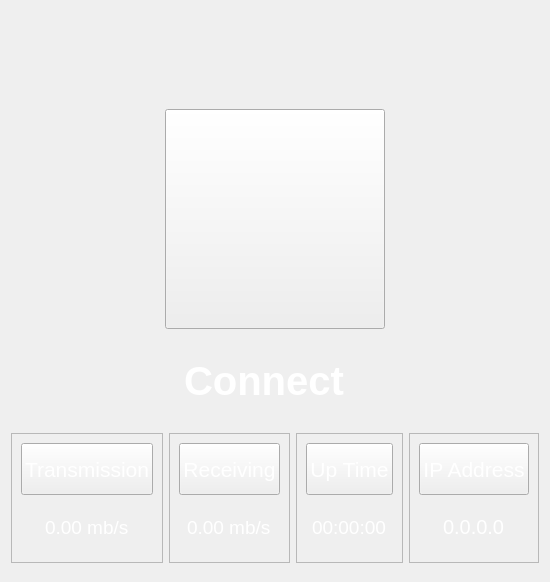
         <widget class="QWidget" name="dashboardPage">
          <property name="minimumSize">
           <size>
            <width>0</width>
            <height>582</height>
           </size>
          </property>
          <property name="maximumSize">
           <size>
            <width>16777215</width>
            <height>16777215</height>
           </size>
          </property>
          <property name="styleSheet">
           <string notr="true">color: #ffffff;
</string>
          </property>
          <layout class="QVBoxLayout" name="verticalLayout">
           <item>
            <layout class="QHBoxLayout" name="logoLayout">
             <item>
              <widget class="QLabel" name="quantumLogoDashboard">
               <property name="maximumSize">
                <size>
                 <width>90</width>
                 <height>90</height>
                </size>
               </property>
               <property name="styleSheet">
                <string notr="true">background-color: transparent;
border: 2px solid transparent;
outline: none;
</string>
               </property>
               <property name="text">
                <string/>
               </property>
               <property name="pixmap">
                <pixmap resource="resources.qrc">:/logos/images/qaig_logo.png</pixmap>
               </property>
               <property name="scaledContents">
                <bool>true</bool>
               </property>
              </widget>
             </item>
             <item>
              <spacer name="horizontalSpacer_2">
               <property name="orientation">
                <enum>Qt::Horizontal</enum>
               </property>
               <property name="sizeType">
                <enum>QSizePolicy::MinimumExpanding</enum>
               </property>
               <property name="sizeHint" stdset="0">
                <size>
                 <width>40</width>
                 <height>20</height>
                </size>
               </property>
              </spacer>
             </item>
             <item>
              <widget class="QLabel" name="userLogoDashboard">
               <property name="maximumSize">
                <size>
                 <width>80</width>
                 <height>80</height>
                </size>
               </property>
               <property name="cursor">
                <cursorShape>PointingHandCursor</cursorShape>
               </property>
               <property name="styleSheet">
                <string notr="true">background-color: transparent;
border: 2px solid transparent;
outline: none;
</string>
               </property>
               <property name="text">
                <string/>
               </property>
               <property name="pixmap">
                <pixmap resource="resources.qrc">:/logos/images/Group 10.png</pixmap>
               </property>
               <property name="scaledContents">
                <bool>true</bool>
               </property>
               <property name="margin">
                <number>10</number>
               </property>
              </widget>
             </item>
            </layout>
           </item>
           <item alignment="Qt::AlignHCenter">
            <widget class="QPushButton" name="connectIcon">
             <property name="minimumSize">
              <size>
               <width>220</width>
               <height>220</height>
              </size>
             </property>
             <property name="maximumSize">
              <size>
               <width>220</width>
               <height>220</height>
              </size>
             </property>
             <property name="cursor">
              <cursorShape>PointingHandCursor</cursorShape>
             </property>
             <property name="styleSheet">
              <string notr="true">image: url(:/logos/images/connect.png);</string>
             </property>
             <property name="text">
              <string/>
             </property>
             <property name="icon">
              <iconset>
               <normaloff>:/logos/images/Frame 13.png</normaloff>:/logos/images/Frame 13.png</iconset>
             </property>
             <property name="iconSize">
              <size>
               <width>220</width>
               <height>220</height>
              </size>
             </property>
             <property name="checkable">
              <bool>true</bool>
             </property>
            </widget>
           </item>
           <item alignment="Qt::AlignHCenter">
            <widget class="QLabel" name="connectText">
             <property name="minimumSize">
              <size>
               <width>182</width>
               <height>0</height>
              </size>
             </property>
             <property name="maximumSize">
              <size>
               <width>250</width>
               <height>80</height>
              </size>
             </property>
             <property name="font">
              <font>
               <pointsize>30</pointsize>
               <bold>true</bold>
              </font>
             </property>
             <property name="styleSheet">
              <string notr="true">text-align: center;</string>
             </property>
             <property name="text">
              <string>Connect</string>
             </property>
             <property name="wordWrap">
              <bool>false</bool>
             </property>
            </widget>
           </item>
           <item>
            <layout class="QHBoxLayout" name="connectionStatsLayout">
             <item>
              <widget class="QFrame" name="uploadFrame">
               <property name="maximumSize">
                <size>
                 <width>16777215</width>
                 <height>130</height>
                </size>
               </property>
               <property name="styleSheet">
                <string notr="true">background-color: &quot;#545759&quot;;
border-radius: &quot;12px&quot;;
text-align: center;</string>
               </property>
               <property name="frameShape">
                <enum>QFrame::StyledPanel</enum>
               </property>
               <property name="frameShadow">
                <enum>QFrame::Raised</enum>
               </property>
               <layout class="QVBoxLayout" name="verticalLayout_2">
                <item alignment="Qt::AlignHCenter">
                 <widget class="QPushButton" name="uploadIconAndText">
                  <property name="sizePolicy">
                   <sizepolicy hsizetype="Preferred" vsizetype="Preferred">
                    <horstretch>0</horstretch>
                    <verstretch>0</verstretch>
                   </sizepolicy>
                  </property>
                  <property name="font">
                   <font>
                    <pointsize>16</pointsize>
                   </font>
                  </property>
                  <property name="text">
                   <string>Transmission</string>
                  </property>
                  <property name="icon">
                   <iconset resource="resources.qrc">
                    <normaloff>:/logos/images/upload.png</normaloff>:/logos/images/upload.png</iconset>
                  </property>
                  <property name="iconSize">
                   <size>
                    <width>30</width>
                    <height>30</height>
                   </size>
                  </property>
                 </widget>
                </item>
                <item alignment="Qt::AlignHCenter">
                 <widget class="QLabel" name="uploadSpeedvalue">
                  <property name="font">
                   <font>
                    <pointsize>14</pointsize>
                   </font>
                  </property>
                  <property name="styleSheet">
                   <string notr="true">text-align: center;</string>
                  </property>
                  <property name="text">
                   <string>0.00 mb/s</string>
                  </property>
                 </widget>
                </item>
               </layout>
              </widget>
             </item>
             <item>
              <widget class="QFrame" name="downloadFrame">
               <property name="maximumSize">
                <size>
                 <width>16777215</width>
                 <height>130</height>
                </size>
               </property>
               <property name="styleSheet">
                <string notr="true">background-color: &quot;#545759&quot;;
border-radius: &quot;12px&quot;;
text-align: center;</string>
               </property>
               <property name="frameShape">
                <enum>QFrame::StyledPanel</enum>
               </property>
               <property name="frameShadow">
                <enum>QFrame::Raised</enum>
               </property>
               <layout class="QVBoxLayout" name="verticalLayout_3">
                <item alignment="Qt::AlignHCenter">
                 <widget class="QPushButton" name="downloadIconAndText">
                  <property name="sizePolicy">
                   <sizepolicy hsizetype="Preferred" vsizetype="Preferred">
                    <horstretch>0</horstretch>
                    <verstretch>0</verstretch>
                   </sizepolicy>
                  </property>
                  <property name="font">
                   <font>
                    <pointsize>16</pointsize>
                   </font>
                  </property>
                  <property name="text">
                   <string>Receiving</string>
                  </property>
                  <property name="icon">
                   <iconset resource="resources.qrc">
                    <normaloff>:/logos/images/upload.png</normaloff>:/logos/images/upload.png</iconset>
                  </property>
                  <property name="iconSize">
                   <size>
                    <width>30</width>
                    <height>30</height>
                   </size>
                  </property>
                 </widget>
                </item>
                <item alignment="Qt::AlignHCenter">
                 <widget class="QLabel" name="downloadSpeedvalue">
                  <property name="font">
                   <font>
                    <pointsize>14</pointsize>
                   </font>
                  </property>
                  <property name="styleSheet">
                   <string notr="true">text-align: center;</string>
                  </property>
                  <property name="text">
                   <string>0.00 mb/s</string>
                  </property>
                 </widget>
                </item>
               </layout>
              </widget>
             </item>
             <item>
              <widget class="QFrame" name="upTimeFrame">
               <property name="maximumSize">
                <size>
                 <width>16777215</width>
                 <height>130</height>
                </size>
               </property>
               <property name="styleSheet">
                <string notr="true">background-color: &quot;#545759&quot;;
border-radius: &quot;12px&quot;;
text-align: center;</string>
               </property>
               <property name="frameShape">
                <enum>QFrame::StyledPanel</enum>
               </property>
               <property name="frameShadow">
                <enum>QFrame::Raised</enum>
               </property>
               <layout class="QVBoxLayout" name="verticalLayout_4">
                <item alignment="Qt::AlignHCenter">
                 <widget class="QPushButton" name="upTimeIconAndText">
                  <property name="sizePolicy">
                   <sizepolicy hsizetype="Preferred" vsizetype="Preferred">
                    <horstretch>0</horstretch>
                    <verstretch>0</verstretch>
                   </sizepolicy>
                  </property>
                  <property name="font">
                   <font>
                    <pointsize>16</pointsize>
                   </font>
                  </property>
                  <property name="text">
                   <string>Up Time</string>
                  </property>
                  <property name="icon">
                   <iconset resource="resources.qrc">
                    <normaloff>:/logos/images/upload.png</normaloff>:/logos/images/upload.png</iconset>
                  </property>
                  <property name="iconSize">
                   <size>
                    <width>30</width>
                    <height>30</height>
                   </size>
                  </property>
                 </widget>
                </item>
                <item alignment="Qt::AlignHCenter">
                 <widget class="QLabel" name="upTimeValue">
                  <property name="font">
                   <font>
                    <pointsize>14</pointsize>
                   </font>
                  </property>
                  <property name="styleSheet">
                   <string notr="true">text-align: center;</string>
                  </property>
                  <property name="text">
                   <string>00:00:00</string>
                  </property>
                 </widget>
                </item>
               </layout>
              </widget>
             </item>
             <item>
              <widget class="QFrame" name="ipAddressFrame">
               <property name="maximumSize">
                <size>
                 <width>16777215</width>
                 <height>130</height>
                </size>
               </property>
               <property name="styleSheet">
                <string notr="true">background-color: &quot;#545759&quot;;
border-radius: &quot;12px&quot;;
text-align: center;</string>
               </property>
               <property name="frameShape">
                <enum>QFrame::StyledPanel</enum>
               </property>
               <property name="frameShadow">
                <enum>QFrame::Raised</enum>
               </property>
               <layout class="QVBoxLayout" name="verticalLayout_5">
                <item alignment="Qt::AlignHCenter">
                 <widget class="QPushButton" name="ipAddressIconAndText">
                  <property name="sizePolicy">
                   <sizepolicy hsizetype="Preferred" vsizetype="Preferred">
                    <horstretch>0</horstretch>
                    <verstretch>0</verstretch>
                   </sizepolicy>
                  </property>
                  <property name="font">
                   <font>
                    <pointsize>16</pointsize>
                   </font>
                  </property>
                  <property name="text">
                   <string>IP Address</string>
                  </property>
                  <property name="icon">
                   <iconset resource="resources.qrc">
                    <normaloff>:/logos/images/upload.png</normaloff>:/logos/images/upload.png</iconset>
                  </property>
                  <property name="iconSize">
                   <size>
                    <width>30</width>
                    <height>30</height>
                   </size>
                  </property>
                 </widget>
                </item>
                <item alignment="Qt::AlignHCenter">
                 <widget class="QLabel" name="ipAddressValue">
                  <property name="font">
                   <font>
                    <pointsize>15</pointsize>
                   </font>
                  </property>
                  <property name="styleSheet">
                   <string notr="true">text-align: center;</string>
                  </property>
                  <property name="text">
                   <string>0.0.0.0</string>
                  </property>
                 </widget>
                </item>
               </layout>
              </widget>
             </item>
            </layout>
           </item>
          </layout>
         </widget>
